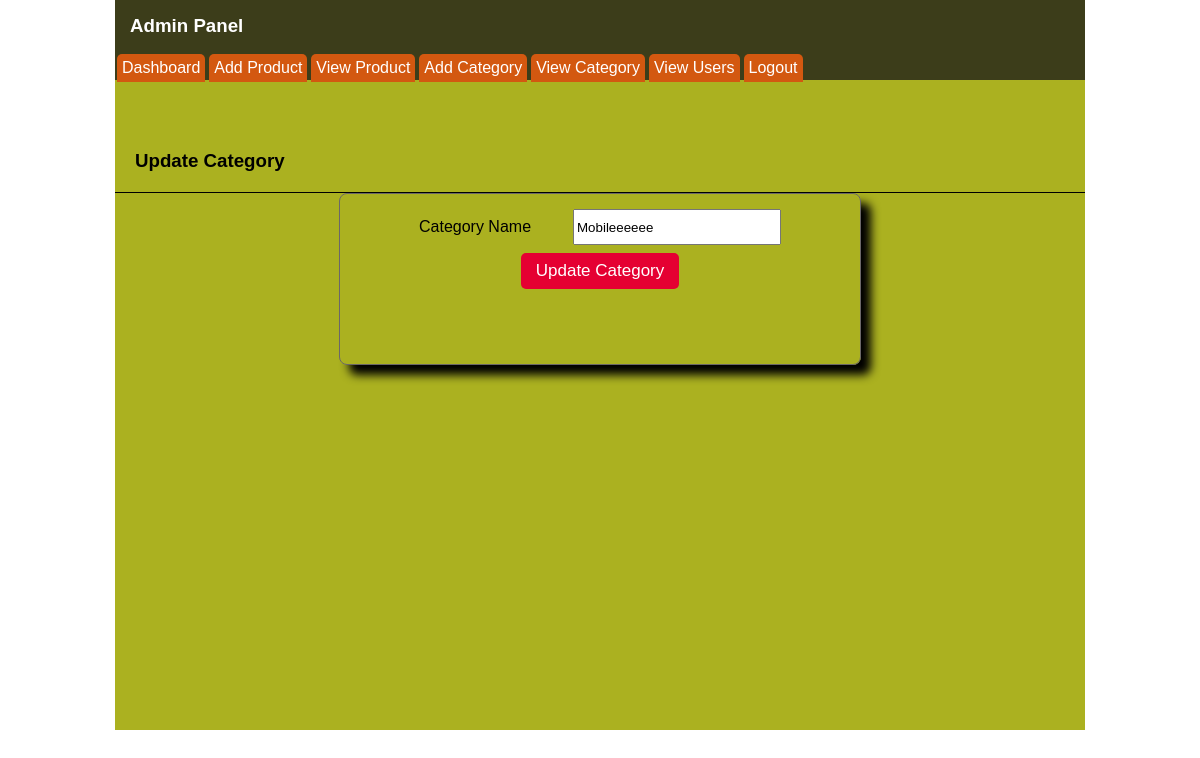
The page /project/admin/edit_cate.php?cid=1 (signed in) on the database as committed earlier.
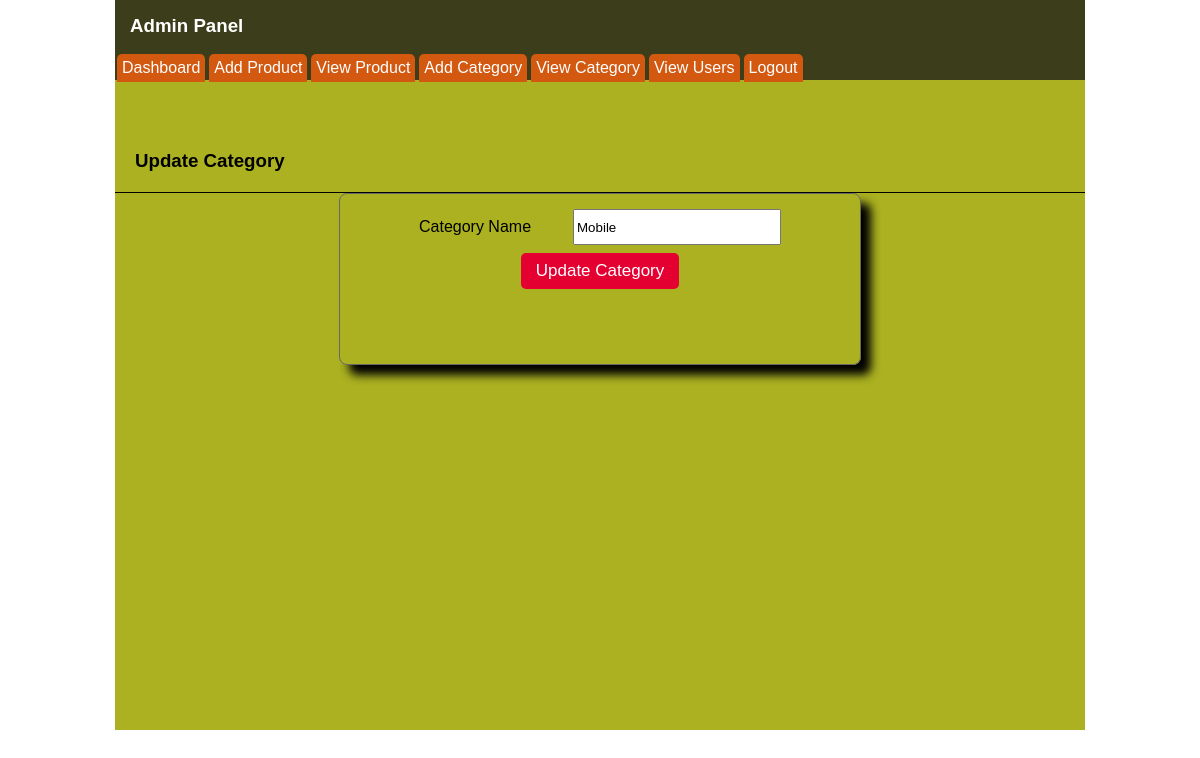
The same page on the database as committed later.
### tables this page shows
CREATE TABLE `category` (
  `id` int(11) NOT NULL,
  `name` varchar(100) NOT NULL
);

### project/admin/edit_cate.php (the view, shortened to what this page needs)
<?php
include("header.php");
$a = $_GET['cid'];
$query_cate = "SELECT * FROM category WHERE id = $a";
$result_cate=mysqli_query($con, $query_cate);
$data_cate=mysqli_fetch_assoc($result_cate);
?>
<div id="content">
	<h3>Update Category</h3>
	<form action="update_category.php" method="post">
	<div id="login-box">
	<table align="center">
		<tr>
			<td>Category Name</td>
			<td><input value="<?php echo $data_cate['name']; ?>" type="Text" name="category_name" class="input"/></td>
		</tr>
		<tr>
			<td colspan="2" align="center">
				<input type="submit" value="Update Category" class="btn">
			</td>
		</tr>
	</table>
	</form>
	</div>
</body>
</html>

Rows that differ between the two databases and show on the page:
changed category: category_name "Mobileeeeee" → "Mobile"
